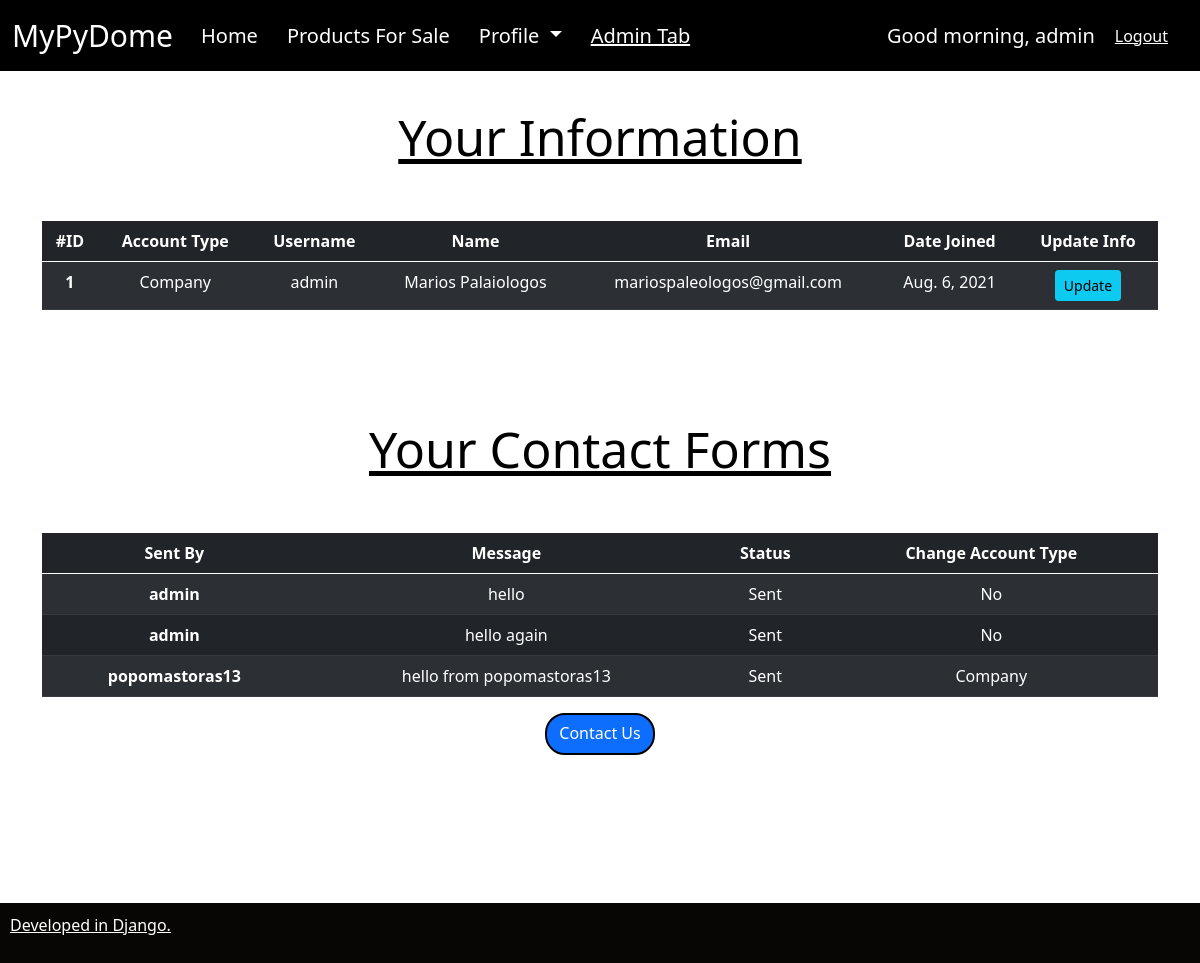
The page /products/profile/ (signed in) on the database as committed earlier.
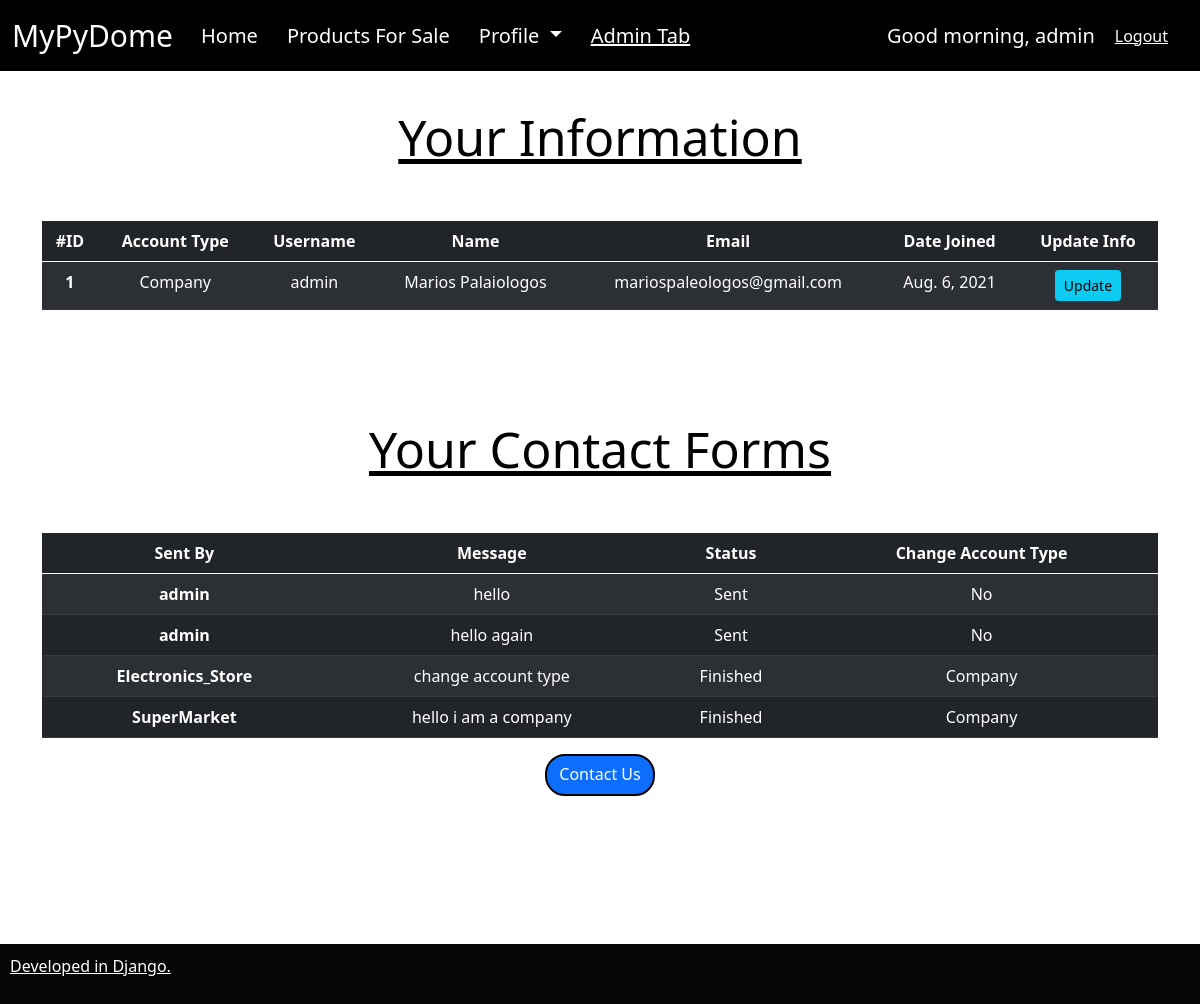
The same page on the database as committed later.
### products/models.py (models this page shows)
class ContactForm(models.Model):
    ACCOUNT_STATUS=(
                    ('Company', 'Company'),
                    ('Customer', 'Customer'),
                    ('No', 'No')
    )
    STATUS = (
              ('Sent', 'Sent'),
              ('Being Reviewed','Being Reviewed'),
              ('Finished', 'Finished')
    )
    name = models.ForeignKey(User, null=True, on_delete=models.SET_NULL)
    message = models.CharField(max_length=250, null=True)
    change_account_type = models.CharField(max_length=200, default='No', choices=ACCOUNT_STATUS)
    status = models.CharField(max_length=200, default='Sent', choices=STATUS)

### products/views.py (the view)
# urls.py: path('profile/', views.profile_index, name='profile'),
@login_required(login_url='accounts')     #an den exw kane login den exw access
def profile_index(request):                #
    contact_forms = ContactForm.objects.all()
    context = {'contact_forms': contact_forms}
    return render(request, 'profile.html', context)

### products/templates/profile.html (shortened to what this page needs)
{% extends 'base.html' %}
{% block content %}
<div class="container">
<H2 align="center" style="font-size: 50px; color:rgb(0, 0, 0); text-decoration: underline;">
    Your Information
  </H2>
  <H2>&nbsp;
  </H2>
<table style='text-align: center;' class="table table-dark table-striped">
    <thead>
        <tr>
          <th scope="col">#ID</th>
          <th scope="col">Account Type</th>
          <th scope="col">Username</th>
          <th scope="col">Name</th>
          <th scope="col">Email</th>
          <th scope="col">Date Joined</th>
          <th scope="col">Update Info</th>
        </tr>
      </thead>
      <tbody>
        <tr>
          <th scope="row">{{ request.user.id }}</th>
            {% if request.user.is_staff == 1  %}
            <td>Company</td>
            {% endif %}
            <td>{{ request.user.username }}</td>
            <td>{{ request.user.first_name }} {{ request.user.last_name }}</td>
            <td>{{ request.user.email }}</td>
            <td>{{ request.user.date_joined.date }}</td>
            <td>
              <a class="btn btn-sm btn-info" href="{% url 'update_user' request.user.id %}">Update</a>
            </td>
        </tr>
      </tbody>
</table>
<H2>&nbsp;
</H2>
<H2>&nbsp;
</H2>
<H2 align="center" style="font-size: 50px; color:rgb(0, 0, 0); text-decoration: underline;">
  Your Contact Forms
</H2>
<H2>&nbsp;
</H2>
<table style='text-align: center;' class="table table-dark table-striped">
  <thead>
      <tr>
        <th scope="col">Sent By</th>
        <th scope="col">Message</th>
        <th scope="col">Status</th>
        <th scope="col">Change Account Type</th>
      </tr>
    </thead>
    <tbody>
      {% for item in contact_forms %}
        {% if request.user.id == item.name_id  or request.user.is_superuser == 1 %}
        <tr>
          <th scope="row">{{ item.name }}</th>
            <td>{{ item.message }}</td>
            <td>{{ item.status }}</td>
            <td>{{ item.change_account_type }}</td>
        </tr>
        {% endif %}
        {% endfor %}
    </tbody>
</table>
<div align="center">
  <a style ="height: 42px; border-radius: 20px; border: 2px solid #000000;" href="/products/contact_form" class="btn btn-primary" type="button">Contact Us</a>
</div>
</div>
{% endblock %}

Rows that differ between the two databases and show on the page:
removed ContactForm: name "popomastoras13", message "hello from popomastoras13", status "Sent", change_account_type "Company"
added ContactForm: name "Electronics_Store", message "change account type", status "Finished", change_account_type "Company"
added ContactForm: name "SuperMarket", message "hello i am a company", status "Finished", change_account_type "Company"
